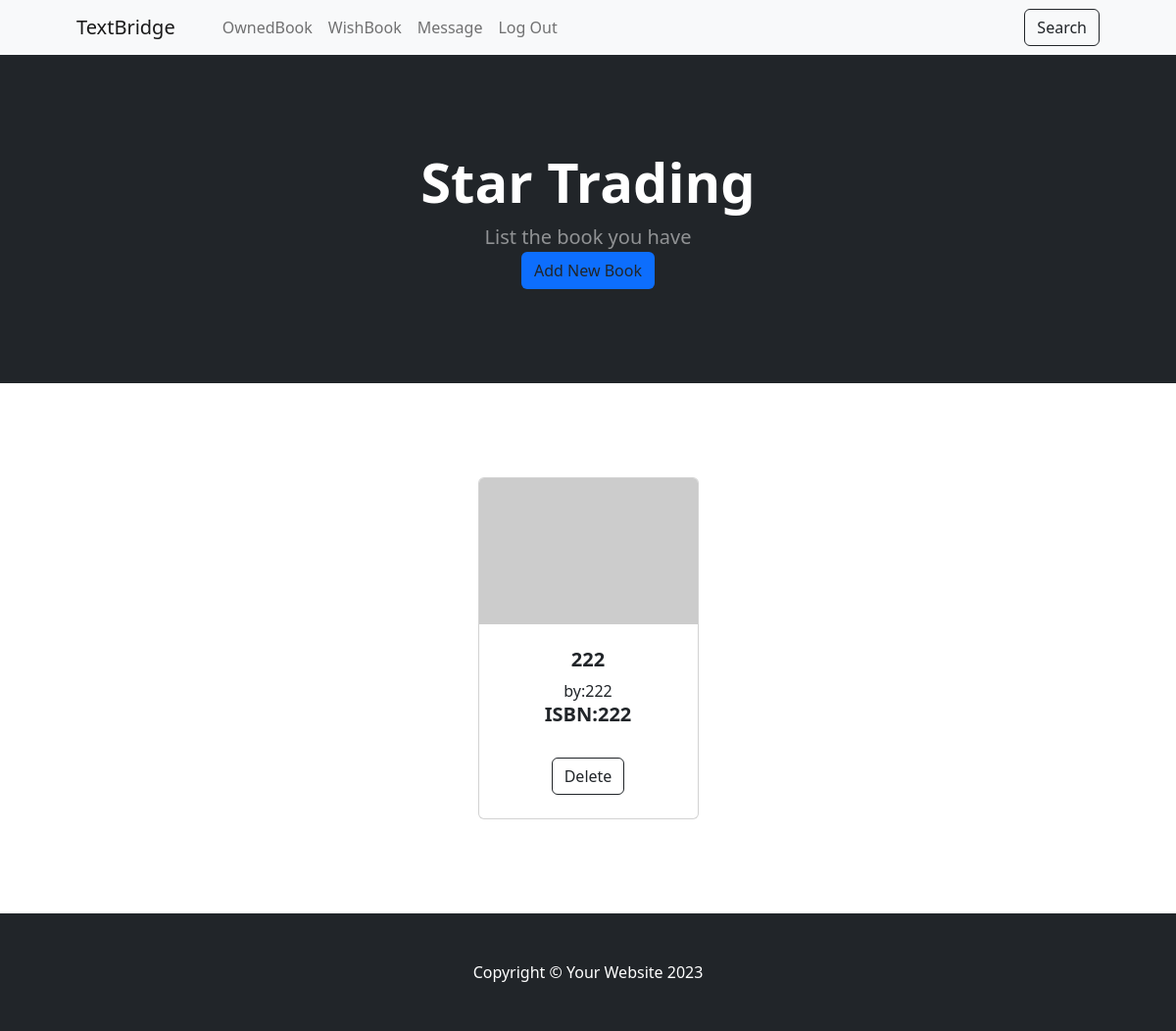
Page /ownlist (signed in) on the earlier database version.
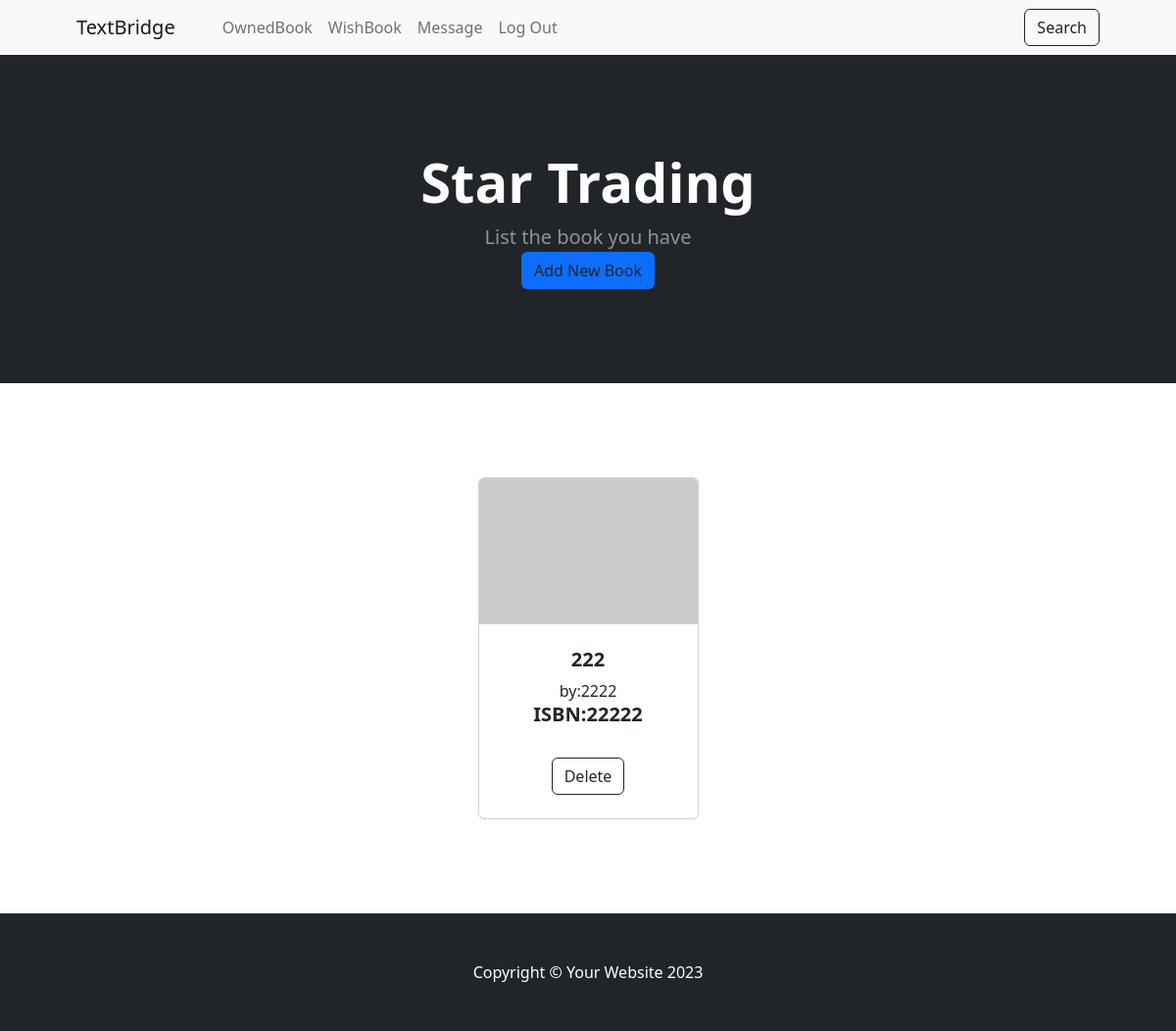
Same page on the later database version.
### main.py (models this page shows)
class OwnBook(db.Model):
    __tablename__ = "ownbooks"
    id = db.Column(db.Integer, primary_key=True)
    title = db.Column(db.String(250))
    author = db.Column(db.String(250))
    ISBN = db.Column(db.String(250))
    user_id = db.Column(db.Integer, db.ForeignKey('users.id'))

### main.py (the view)
@app.route('/ownlist')
def ownlist():
    result = db.session.execute(db.select(OwnBook).filter_by(user_id=current_user.id).order_by(OwnBook.title))
    all_books = result.scalars()
    return render_template("ownlist.html", books=all_books)

### main.py (called while the page is built)
@login_manager.user_loader
def load_user(user_id):
    return db.get_or_404(User, user_id)

### templates/ownlist.html (shortened to what this page needs)
<!DOCTYPE html>
<html lang="en">
    <head>
        <link href="https://cdn.jsdelivr.net/npm/bootstrap-icons@1.5.0/font/bootstrap-icons.css" rel="stylesheet" />
        <link href="../static/css/styles2.css" rel="stylesheet" />
    </head>
    <body>
        <nav class="navbar navbar-expand-lg navbar-light bg-light">
            <div class="container px-4 px-lg-5">
                <a class="navbar-brand" href="#!">TextBridge</a>
                <div class="collapse navbar-collapse" id="navbarSupportedContent">
                    <ul class="navbar-nav me-auto mb-2 mb-lg-0 ms-lg-4">
                        <li class="nav-item"><a class="nav-link" href="{{ url_for('ownlist') }}">OwnedBook</a></li>
                        <li class="nav-item"><a class="nav-link" href="{{ url_for('wishlist') }}">WishBook</a></li>
                        <li class="nav-item"><a class="nav-link" href="{{ url_for('inbox') }}">Message</a></li>
                        <li class="nav-item"><a class="nav-link" href="{{ url_for('logout') }}">Log Out</a></li>
                    </ul>
                    <form class="d-flex">
                        <div class="text-center"><a class="btn btn-outline-dark" href="{{ url_for('search') }}">Search</a></div>
                    </form>
                </div>
            </div>
        </nav>
        <header class="bg-dark py-5">
            <div class="container px-4 px-lg-5 my-5">
                <div class="text-center text-white">
                    <h1 class="display-4 fw-bolder">Star Trading</h1>
                    <p class="lead fw-normal text-white-50 mb-0">List the book you have</p>
                    <div class="text-center"><a class="btn bg-primary" href="{{ url_for('addown') }}">Add New Book</a></div>
                </div>
            </div>
        </header>
        {% for book in books %}
        <section class="py-5">
            <div class="container px-4 px-lg-5 mt-5">
                <div class="row gx-4 gx-lg-5 row-cols-2 row-cols-md-3 row-cols-xl-4 justify-content-center">
                    <div class="col mb-5">
                        <div class="card h-100">
                            <img class="card-img-top" src="https://dummyimage.com/450x300/dee2e6/6c757d.jpg" alt="..." />
                            <div class="card-body p-4">
                                <div class="text-center">
                                    <h5 class="fw-bolder">{{book.title}}</h5>
                                    by:{{book.author}}
                                </div>
                                <div class="text-center">
                                    <h5 class="fw-bolder">ISBN:{{book.ISBN}}</h5>
                                </div>
                            </div>
                            <div class="card-footer p-4 pt-0 border-top-0 bg-transparent">
                                <div class="text-center"><a class="btn btn-outline-dark mt-auto" href="{{ url_for('deleteown', id=book.id) }}">Delete</a></div>
                            </div>
                        </div>
                    </div>
                </div>
            </div>
        </section>
        {% endfor %}
        <footer class="py-5 bg-dark">
            <div class="container"><p class="m-0 text-center text-white">Copyright &copy; Your Website 2023</p></div>
        </footer>
    </body>
</html>

Differences in the rows shown:
removed OwnBook: title "222", author "222", ISBN "222"
added OwnBook: title "222", author "2222", ISBN "22222"
